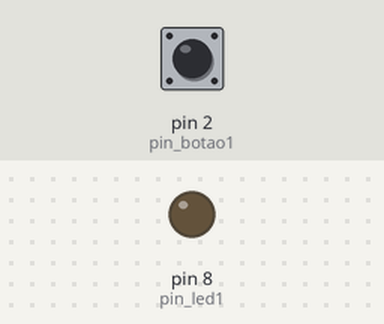
Simulated run of this sketch. Board: Arduino Uno, built with avr-gcc and run on an emulated ATmega328P. Parts: output pins drawn as LEDs (lit = HIGH). Inputs (shaded band) come from the test bench; at power-on: pin 2 (pin_botao1) LOW. What the sketch prints to the serial monitor is not drawn.

Above: at 1.2 s.
1.3 s: pin 2 (pin_botao1) pulled HIGH for 0.15 s
At 1.7 s:
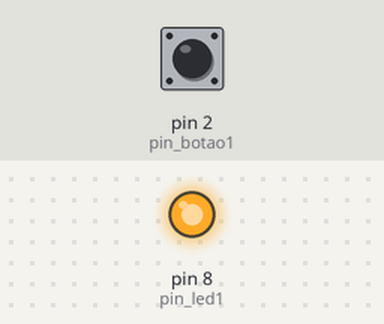
2.9 s: pin 2 (pin_botao1) pulled HIGH for 1 s
At 4.1 s:
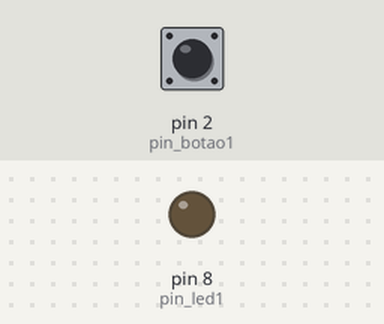
5.4 s: pin 2 (pin_botao1) pulled HIGH for 3.2 s
At 6.0 s:
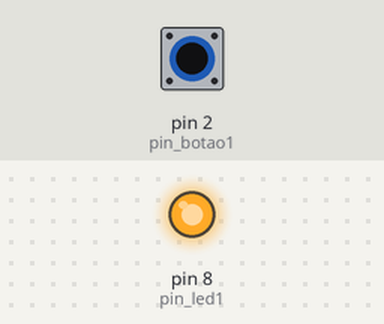
Timing chart, 0 to 8.4 s (numbered marks = the images above; inputs shaded):
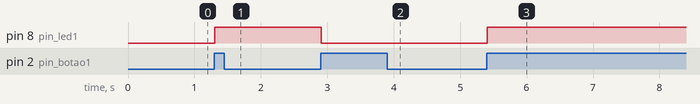

Measured:
- after the input at 1.3 s, pin 8 (pin_led1): LOW → HIGH at once
- after the input at 2.9 s, pin 8 (pin_led1): HIGH → LOW at once
- after the input at 5.4 s, pin 8 (pin_led1): LOW → HIGH at once

The sketch:

qustao2_prova.ino
```cpp
//definimos os pinos
#define pin_led1 8
#define pin_botao1 2

int cont = 0;
int tic1 = 0;
int tic2 = 0;

void setup(){
  pinMode(pin_led1, OUTPUT);
  pinMode(pin_botao1, INPUT);
  Serial.begin(9600);
}

void loop() {
  bool botaoA = digitalRead(pin_botao1);

  Serial.println(cont);

 if (botaoA == 1 && tic1 == 0 && cont<100) {
    cont += 1;
    tic1 += 1;
  }
  if (botaoA == 0) {
    tic1 = 0;
  }
if (cont % 2 == 1){
  digitalWrite(pin_led1, 1);
}else{
  digitalWrite(pin_led1, 0);
}
}
```
